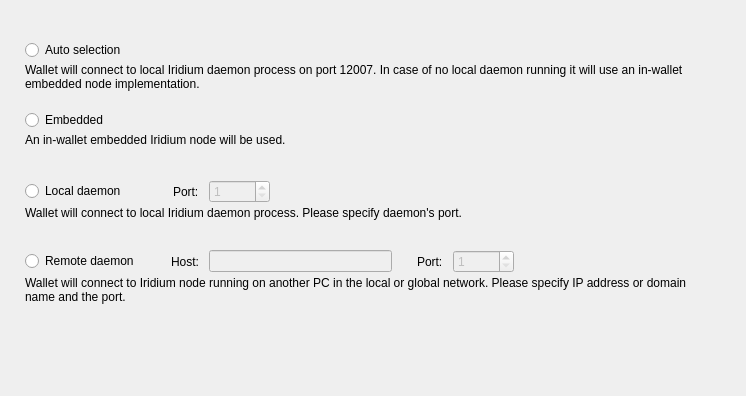
<?xml version="1.0" encoding="UTF-8"?>
<ui version="4.0">
 <class>ConnectionOptionsFrame</class>
 <widget class="QFrame" name="ConnectionOptionsFrame">
  <property name="geometry">
   <rect>
    <x>0</x>
    <y>0</y>
    <width>746</width>
    <height>396</height>
   </rect>
  </property>
  <property name="windowTitle">
   <string>Frame</string>
  </property>
  <property name="frameShape">
   <enum>QFrame::NoFrame</enum>
  </property>
  <property name="frameShadow">
   <enum>QFrame::Raised</enum>
  </property>
  <layout class="QVBoxLayout" name="verticalLayout_5">
   <property name="spacing">
    <number>0</number>
   </property>
   <property name="leftMargin">
    <number>25</number>
   </property>
   <property name="topMargin">
    <number>40</number>
   </property>
   <property name="rightMargin">
    <number>49</number>
   </property>
   <item>
    <widget class="QWidget" name="widget" native="true">
     <property name="sizePolicy">
      <sizepolicy hsizetype="Preferred" vsizetype="Fixed">
       <horstretch>0</horstretch>
       <verstretch>0</verstretch>
      </sizepolicy>
     </property>
     <property name="minimumSize">
      <size>
       <width>0</width>
       <height>70</height>
      </size>
     </property>
     <property name="maximumSize">
      <size>
       <width>16777215</width>
       <height>70</height>
      </size>
     </property>
     <layout class="QVBoxLayout" name="verticalLayout" stretch="0,1">
      <property name="spacing">
       <number>3</number>
      </property>
      <property name="leftMargin">
       <number>0</number>
      </property>
      <property name="topMargin">
       <number>0</number>
      </property>
      <property name="rightMargin">
       <number>0</number>
      </property>
      <property name="bottomMargin">
       <number>0</number>
      </property>
      <item>
       <widget class="QRadioButton" name="m_autoRadio">
        <property name="text">
         <string>Auto selection</string>
        </property>
        <attribute name="buttonGroup">
         <string notr="true">m_connectionButtonGroup</string>
        </attribute>
       </widget>
      </item>
      <item alignment="Qt::AlignTop">
       <widget class="WalletGui::WalletSmallGrayTextLabel" name="m_autoHelperLabel">
        <property name="text">
         <string>Wallet will connect to local Iridium daemon process on port 12007. In case of no local daemon running it will use an in-wallet embedded node implementation.</string>
        </property>
        <property name="alignment">
         <set>Qt::AlignLeading|Qt::AlignLeft|Qt::AlignTop</set>
        </property>
        <property name="wordWrap">
         <bool>true</bool>
        </property>
        <property name="indent">
         <number>0</number>
        </property>
       </widget>
      </item>
     </layout>
    </widget>
   </item>
   <item>
    <widget class="QWidget" name="widget_2" native="true">
     <property name="sizePolicy">
      <sizepolicy hsizetype="Preferred" vsizetype="Fixed">
       <horstretch>0</horstretch>
       <verstretch>0</verstretch>
      </sizepolicy>
     </property>
     <property name="minimumSize">
      <size>
       <width>0</width>
       <height>70</height>
      </size>
     </property>
     <property name="maximumSize">
      <size>
       <width>16777215</width>
       <height>70</height>
      </size>
     </property>
     <layout class="QVBoxLayout" name="verticalLayout_2" stretch="0,1">
      <property name="spacing">
       <number>3</number>
      </property>
      <property name="leftMargin">
       <number>0</number>
      </property>
      <property name="topMargin">
       <number>0</number>
      </property>
      <property name="rightMargin">
       <number>0</number>
      </property>
      <property name="bottomMargin">
       <number>0</number>
      </property>
      <item>
       <widget class="QRadioButton" name="m_embeddedRadio">
        <property name="text">
         <string>Embedded</string>
        </property>
        <attribute name="buttonGroup">
         <string notr="true">m_connectionButtonGroup</string>
        </attribute>
       </widget>
      </item>
      <item alignment="Qt::AlignTop">
       <widget class="WalletGui::WalletSmallGrayTextLabel" name="m_embeddedHelperLabel">
        <property name="text">
         <string>An in-wallet embedded Iridium node will be used.</string>
        </property>
        <property name="alignment">
         <set>Qt::AlignLeading|Qt::AlignLeft|Qt::AlignTop</set>
        </property>
        <property name="wordWrap">
         <bool>true</bool>
        </property>
        <property name="indent">
         <number>0</number>
        </property>
       </widget>
      </item>
     </layout>
    </widget>
   </item>
   <item>
    <widget class="QWidget" name="widget_3" native="true">
     <property name="sizePolicy">
      <sizepolicy hsizetype="Preferred" vsizetype="Fixed">
       <horstretch>0</horstretch>
       <verstretch>0</verstretch>
      </sizepolicy>
     </property>
     <property name="minimumSize">
      <size>
       <width>0</width>
       <height>70</height>
      </size>
     </property>
     <property name="maximumSize">
      <size>
       <width>16777215</width>
       <height>70</height>
      </size>
     </property>
     <layout class="QVBoxLayout" name="verticalLayout_3" stretch="0,1">
      <property name="spacing">
       <number>3</number>
      </property>
      <property name="leftMargin">
       <number>0</number>
      </property>
      <property name="topMargin">
       <number>0</number>
      </property>
      <property name="rightMargin">
       <number>0</number>
      </property>
      <property name="bottomMargin">
       <number>0</number>
      </property>
      <item>
       <layout class="QHBoxLayout" name="horizontalLayout">
        <property name="spacing">
         <number>10</number>
        </property>
        <item>
         <widget class="QRadioButton" name="m_localRadio">
          <property name="text">
           <string>Local daemon</string>
          </property>
          <attribute name="buttonGroup">
           <string notr="true">m_connectionButtonGroup</string>
          </attribute>
         </widget>
        </item>
        <item>
         <spacer name="horizontalSpacer">
          <property name="orientation">
           <enum>Qt::Horizontal</enum>
          </property>
          <property name="sizeType">
           <enum>QSizePolicy::Fixed</enum>
          </property>
          <property name="sizeHint" stdset="0">
           <size>
            <width>37</width>
            <height>20</height>
           </size>
          </property>
         </spacer>
        </item>
        <item>
         <widget class="QLabel" name="label">
          <property name="text">
           <string>Port:</string>
          </property>
         </widget>
        </item>
        <item alignment="Qt::AlignVCenter">
         <widget class="QSpinBox" name="m_localPortSpin">
          <property name="enabled">
           <bool>false</bool>
          </property>
          <property name="minimum">
           <number>1</number>
          </property>
          <property name="maximum">
           <number>65535</number>
          </property>
          <property name="value">
           <number>1</number>
          </property>
         </widget>
        </item>
        <item>
         <spacer name="horizontalSpacer_2">
          <property name="orientation">
           <enum>Qt::Horizontal</enum>
          </property>
          <property name="sizeHint" stdset="0">
           <size>
            <width>40</width>
            <height>20</height>
           </size>
          </property>
         </spacer>
        </item>
       </layout>
      </item>
      <item alignment="Qt::AlignTop">
       <widget class="WalletGui::WalletSmallGrayTextLabel" name="m_localHelperLabel">
        <property name="text">
         <string>Wallet will connect to local Iridium daemon process. Please specify daemon's port.</string>
        </property>
        <property name="alignment">
         <set>Qt::AlignLeading|Qt::AlignLeft|Qt::AlignTop</set>
        </property>
        <property name="wordWrap">
         <bool>true</bool>
        </property>
        <property name="indent">
         <number>0</number>
        </property>
       </widget>
      </item>
     </layout>
    </widget>
   </item>
   <item>
    <widget class="QWidget" name="widget_4" native="true">
     <property name="sizePolicy">
      <sizepolicy hsizetype="Preferred" vsizetype="Fixed">
       <horstretch>0</horstretch>
       <verstretch>0</verstretch>
      </sizepolicy>
     </property>
     <property name="minimumSize">
      <size>
       <width>0</width>
       <height>70</height>
      </size>
     </property>
     <property name="maximumSize">
      <size>
       <width>16777215</width>
       <height>70</height>
      </size>
     </property>
     <layout class="QVBoxLayout" name="verticalLayout_4" stretch="0,1">
      <property name="spacing">
       <number>3</number>
      </property>
      <property name="leftMargin">
       <number>0</number>
      </property>
      <property name="topMargin">
       <number>0</number>
      </property>
      <property name="rightMargin">
       <number>0</number>
      </property>
      <property name="bottomMargin">
       <number>0</number>
      </property>
      <item>
       <layout class="QHBoxLayout" name="horizontalLayout_2">
        <property name="spacing">
         <number>10</number>
        </property>
        <item>
         <widget class="QRadioButton" name="m_remoteRadio">
          <property name="text">
           <string>Remote daemon</string>
          </property>
          <attribute name="buttonGroup">
           <string notr="true">m_connectionButtonGroup</string>
          </attribute>
         </widget>
        </item>
        <item>
         <spacer name="horizontalSpacer_3">
          <property name="orientation">
           <enum>Qt::Horizontal</enum>
          </property>
          <property name="sizeType">
           <enum>QSizePolicy::Fixed</enum>
          </property>
          <property name="sizeHint" stdset="0">
           <size>
            <width>22</width>
            <height>20</height>
           </size>
          </property>
         </spacer>
        </item>
        <item>
         <widget class="QLabel" name="label_2">
          <property name="text">
           <string>Host:</string>
          </property>
         </widget>
        </item>
        <item>
         <widget class="QLineEdit" name="m_remoteHostEdit">
          <property name="enabled">
           <bool>false</bool>
          </property>
         </widget>
        </item>
        <item>
         <spacer name="horizontalSpacer_5">
          <property name="orientation">
           <enum>Qt::Horizontal</enum>
          </property>
          <property name="sizeType">
           <enum>QSizePolicy::Fixed</enum>
          </property>
          <property name="sizeHint" stdset="0">
           <size>
            <width>15</width>
            <height>20</height>
           </size>
          </property>
         </spacer>
        </item>
        <item>
         <widget class="QLabel" name="label_3">
          <property name="text">
           <string>Port:</string>
          </property>
         </widget>
        </item>
        <item alignment="Qt::AlignVCenter">
         <widget class="QSpinBox" name="m_remotePortSpin">
          <property name="enabled">
           <bool>false</bool>
          </property>
          <property name="minimum">
           <number>1</number>
          </property>
          <property name="maximum">
           <number>65535</number>
          </property>
          <property name="value">
           <number>1</number>
          </property>
         </widget>
        </item>
        <item>
         <spacer name="horizontalSpacer_4">
          <property name="orientation">
           <enum>Qt::Horizontal</enum>
          </property>
          <property name="sizeHint" stdset="0">
           <size>
            <width>40</width>
            <height>20</height>
           </size>
          </property>
         </spacer>
        </item>
       </layout>
      </item>
      <item alignment="Qt::AlignTop">
       <widget class="WalletGui::WalletSmallGrayTextLabel" name="m_remoteHelperLabel">
        <property name="text">
         <string>Wallet will connect to Iridium node running on another PC in the local or global network. Please specify IP address or domain name and the port.</string>
        </property>
        <property name="alignment">
         <set>Qt::AlignLeading|Qt::AlignLeft|Qt::AlignTop</set>
        </property>
        <property name="wordWrap">
         <bool>true</bool>
        </property>
        <property name="indent">
         <number>0</number>
        </property>
       </widget>
      </item>
     </layout>
    </widget>
   </item>
   <item>
    <spacer name="verticalSpacer">
     <property name="orientation">
      <enum>Qt::Vertical</enum>
     </property>
     <property name="sizeHint" stdset="0">
      <size>
       <width>665</width>
       <height>61</height>
      </size>
     </property>
    </spacer>
   </item>
  </layout>
 </widget>
 <customwidgets>
  <customwidget>
   <class>WalletGui::WalletSmallGrayTextLabel</class>
   <extends>QLabel</extends>
   <header>Gui/Common/WalletTextLabel.h</header>
  </customwidget>
 </customwidgets>
 <resources/>
 <connections>
  <connection>
   <sender>m_remoteHostEdit</sender>
   <signal>textChanged(QString)</signal>
   <receiver>ConnectionOptionsFrame</receiver>
   <slot>remoteHostNameChanged(QString)</slot>
   <hints>
    <hint type="sourcelabel">
     <x>390</x>
     <y>319</y>
    </hint>
    <hint type="destinationlabel">
     <x>372</x>
     <y>197</y>
    </hint>
   </hints>
  </connection>
  <connection>
   <sender>m_connectionButtonGroup</sender>
   <signal>buttonClicked(int)</signal>
   <receiver>ConnectionOptionsFrame</receiver>
   <slot>connectionButtonClicked(int)</slot>
   <hints>
    <hint type="sourcelabel">
     <x>-1</x>
     <y>-1</y>
    </hint>
    <hint type="destinationlabel">
     <x>372</x>
     <y>197</y>
    </hint>
   </hints>
  </connection>
  <connection>
   <sender>m_remoteRadio</sender>
   <signal>toggled(bool)</signal>
   <receiver>m_remoteHostEdit</receiver>
   <slot>setEnabled(bool)</slot>
   <hints>
    <hint type="sourcelabel">
     <x>88</x>
     <y>264</y>
    </hint>
    <hint type="destinationlabel">
     <x>312</x>
     <y>263</y>
    </hint>
   </hints>
  </connection>
  <connection>
   <sender>m_remoteRadio</sender>
   <signal>toggled(bool)</signal>
   <receiver>m_remotePortSpin</receiver>
   <slot>setEnabled(bool)</slot>
   <hints>
    <hint type="sourcelabel">
     <x>88</x>
     <y>264</y>
    </hint>
    <hint type="destinationlabel">
     <x>498</x>
     <y>263</y>
    </hint>
   </hints>
  </connection>
  <connection>
   <sender>m_localRadio</sender>
   <signal>toggled(bool)</signal>
   <receiver>m_localPortSpin</receiver>
   <slot>setEnabled(bool)</slot>
   <hints>
    <hint type="sourcelabel">
     <x>81</x>
     <y>194</y>
    </hint>
    <hint type="destinationlabel">
     <x>270</x>
     <y>193</y>
    </hint>
   </hints>
  </connection>
 </connections>
 <slots>
  <slot>remoteHostNameChanged(QString)</slot>
  <slot>connectionButtonClicked(int)</slot>
 </slots>
 <buttongroups>
  <buttongroup name="m_connectionButtonGroup"/>
 </buttongroups>
</ui>
